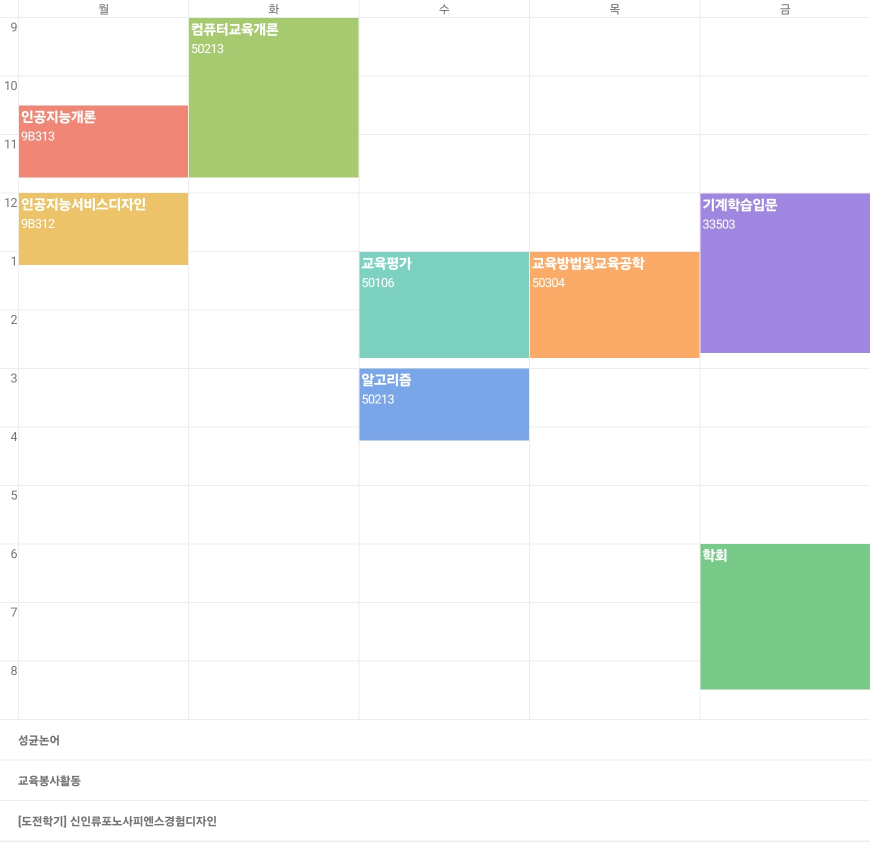
#> input picture algo_project/timetable4.jpg, 1740 x 1683 px (shown at 1/2 size)
$ python test3.py
#> lines starting #> are read from the running program, lines starting #| are printed output that depends on the picture; after the words box and inside, x2 and y2 are one past the last pixel; in counts of white or black regions, pixels touching at a corner belong together
import cv2
import numpy as np
from PIL import Image

# 1. 이미지 로드 및 크기 조정
origin_cv = cv2.imread('timetable4.jpg')
#> origin_cv is the input picture: shape (1683, 1740, 3); mean B, G, R 234.1, 238.8, 237.2
print(origin_cv.shape)
#| (1683, 1740, 3)

resized_cv = cv2.resize(origin_cv, (962, 1440))
full_image = resized_cv[52:, 52:]  # 여백 제거
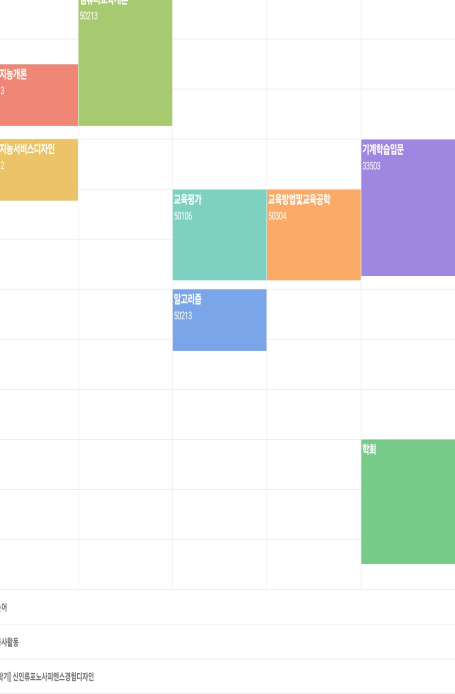
#> full_image: shape (1388, 910, 3) (shown at 1/2 size); mean B, G, R 233.5, 238.1, 236

# 2. 요일별로 강의 칸을 저장할 딕셔너리 생성
cropped_images = {'월': [], '화': [], '수': [], '목': [], '금': []}
day = ['월', '화', '수', '목', '금']

# 3. 각 요일에 해당하는 열을 순회하며 강의 칸 추출
for i in range(5):
    image_cv = full_image[:, i * 182:(i + 1) * 182]  # 각 요일 열 분리

    # 4. RGB -> HSV 변환
    hsv_image = cv2.cvtColor(image_cv, cv2.COLOR_BGR2HSV)

    # 5. 흰색 범위 정의 (H=무의미, S=0~50, V=200~255)
    lower_white = np.array([0, 0, 200])
    upper_white = np.array([180, 50, 255])

    # 6. 흰색 마스크 생성 및 반전 (흰색 제외)
    mask = cv2.inRange(hsv_image, lower_white, upper_white)
    non_white_mask = cv2.bitwise_not(mask)

    # 7. Dilate로 경계 강화
    dilated = cv2.dilate(non_white_mask, None, iterations=2)

    # 8. 윤곽선 검출
    contours, _ = cv2.findContours(dilated, cv2.RETR_EXTERNAL, cv2.CHAIN_APPROX_SIMPLE)

    # 9. 윤곽선을 통해 강의 칸 이미지 자르기
    for contour in contours:
        x, y, w, h = cv2.boundingRect(contour)

        # 일정 크기 이상의 윤곽만 처리
        if w > 50 and h > 50:
            cropped_image = image_cv[y:y+h, x:x+w]
            # 자른 이미지와 y좌표를 저장
            cropped_images[day[i]].append([Image.fromarray(cv2.cvtColor(cropped_image, cv2.COLOR_BGR2RGB)), y])
#> this loop made 5 passes
#> pass 1, `mask = cv2.inRange(hsv_image, lower_white, upper_white)`:
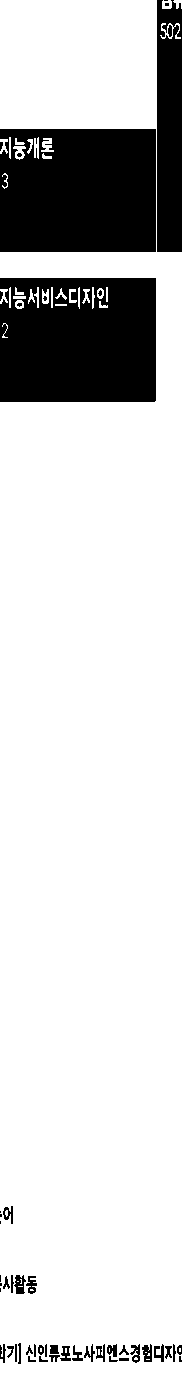
#> mask: shape (1388, 182); 82.2% white; 50 black regions (13 under 20 px), largest, box (x1, y1, x2, y2) and area: (0, 129, 156, 252) 18588, (0, 278, 156, 402) 18416, (157, 0, 182, 252) 5996
#> after the loop:
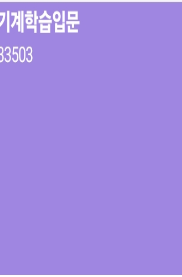
#> cropped_image: shape (277, 182, 3); mean B, G, R 225.6, 138.2, 162.3
#> after the loop:
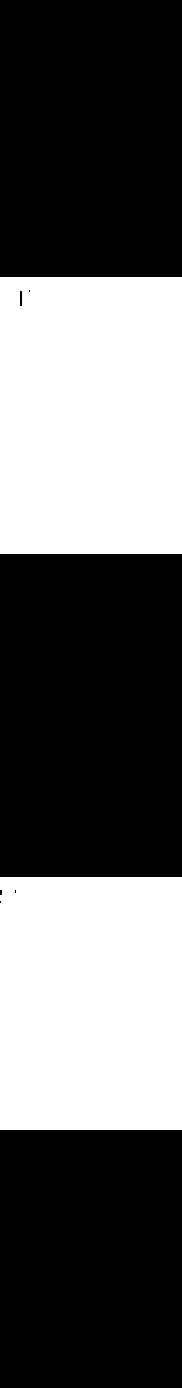
#> dilated: shape (1388, 182); 38.2% white; 2 white regions, box (x1, y1, x2, y2) and area: (0, 277, 182, 554) 50382, (0, 877, 182, 1130) 46031
#> after the loop: hsv_image: shape (1388, 182, 3); mean H, S, V 37.5, 38.3, 239.5
#> after the loop:
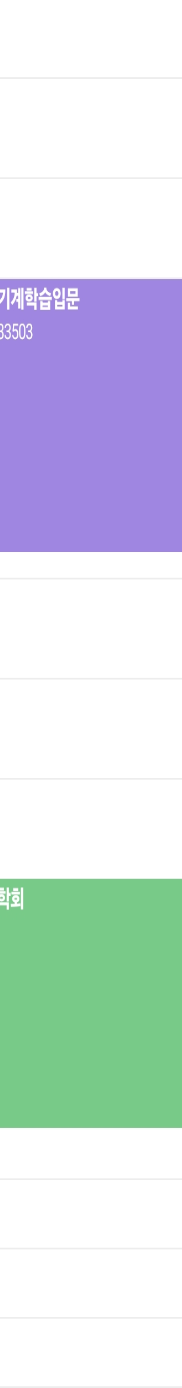
#> image_cv: shape (1388, 182, 3); mean B, G, R 227.7, 222, 212.2
#> after the loop:
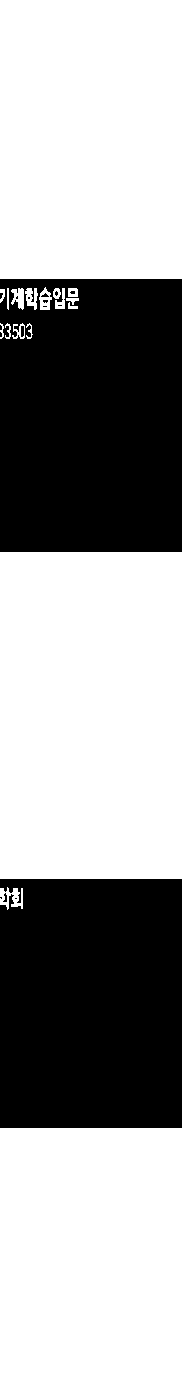
#> mask: shape (1388, 182); 63% white; 17 black regions (13 under 20 px), largest, box (x1, y1, x2, y2) and area: (0, 279, 182, 552) 48374, (0, 879, 182, 1128) 44991, (21, 326, 24, 337) 32, (3, 893, 7, 902) 21

# 10. 특정 요일(목요일)의 첫 번째 강의 이미지 출력+

for today in day:
    cropped_images[today][0][0].show()
#> this loop made 5 passes
#> pass 2, `cropped_images[today][0][0].show()`:
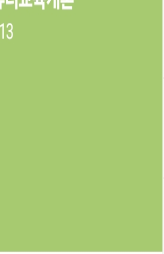
#> shown: PIL image 164x254 RGB; mean R, G, B 169.3, 203.3, 115.8
